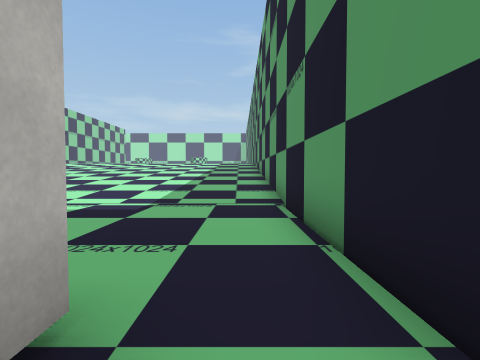
view 1 (above)

24 first-person views from a walk through a 3-D level made in the Unity game engine. The camera is 1.5 m above the floor, tilts 2° down and sees 85° across. The floor is counted in squares, 2 m on a side. Each view is taken from the middle of a square. On the plan, view 1 faces up. The plan holds only what a view shows up to about 9 squares ahead; the rest is blank. The place goes on beyond the plan. The player is left out. Some surface patterns are stand-ins.

view 2
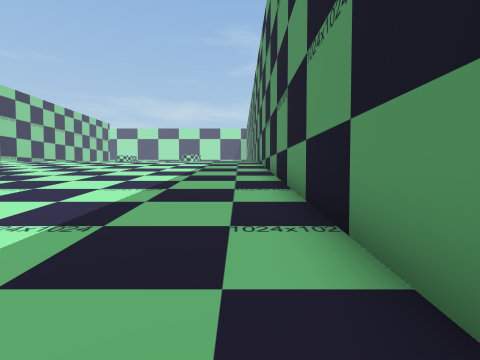

view 3
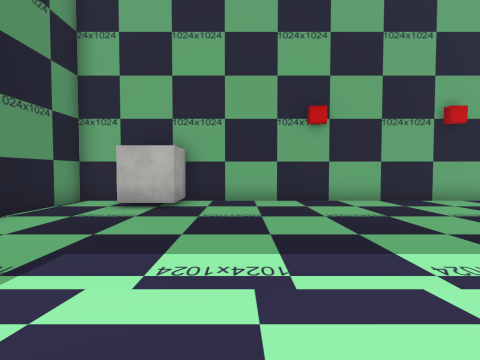

view 4
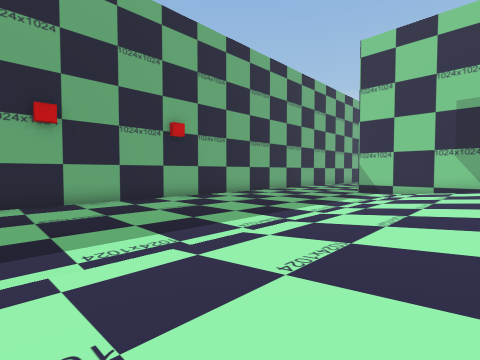

view 5
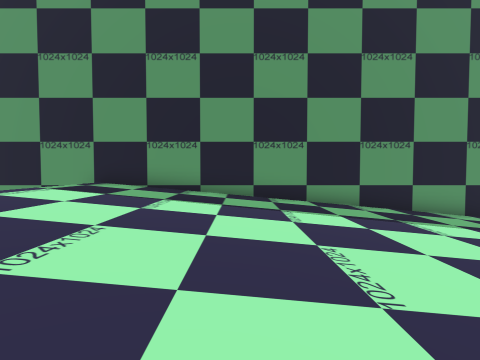

view 6
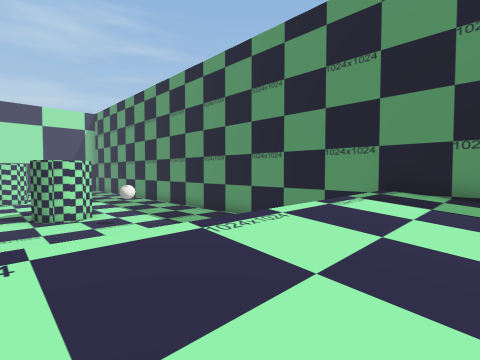

view 7
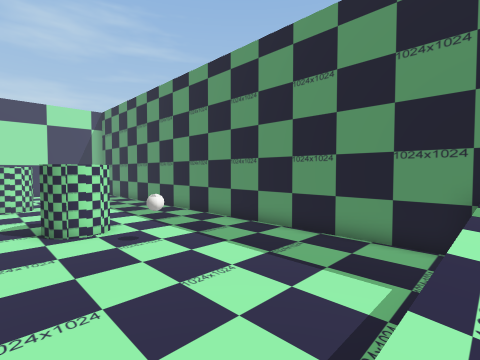

view 8
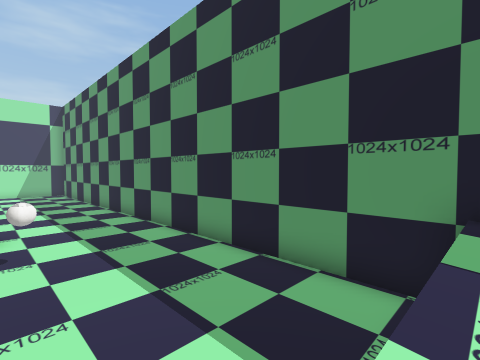

view 9
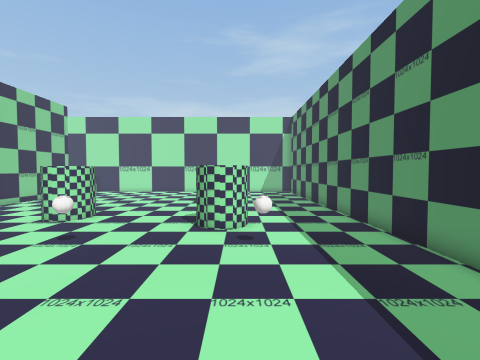

view 10
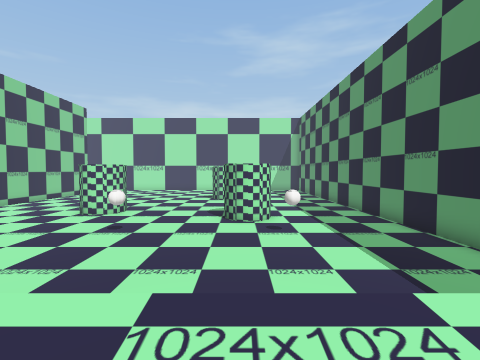

view 11
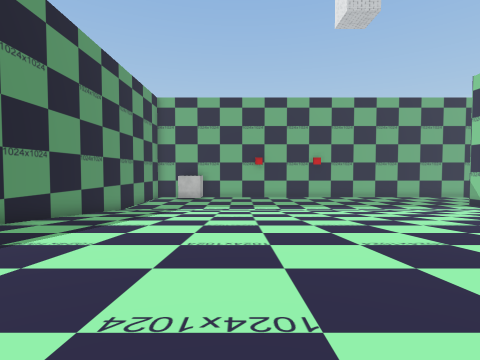

view 12
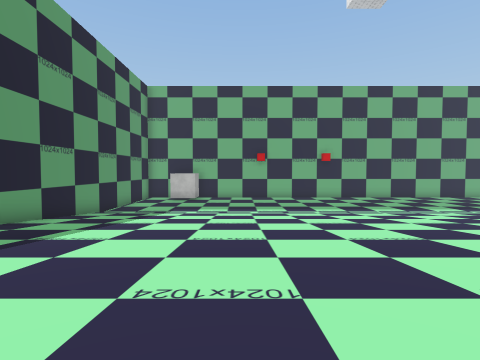

view 13
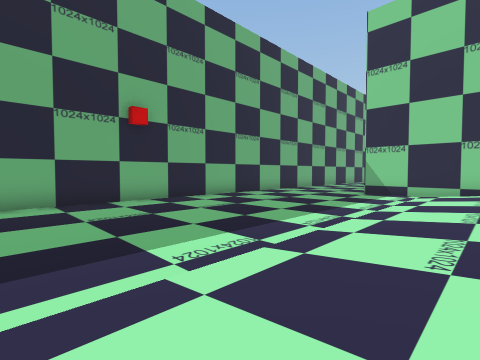

view 14
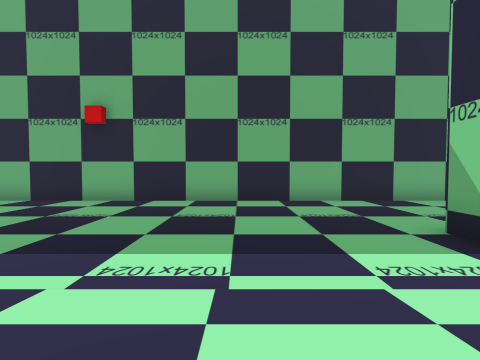

view 15
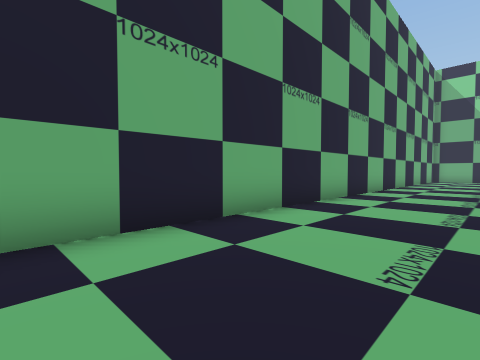

view 16
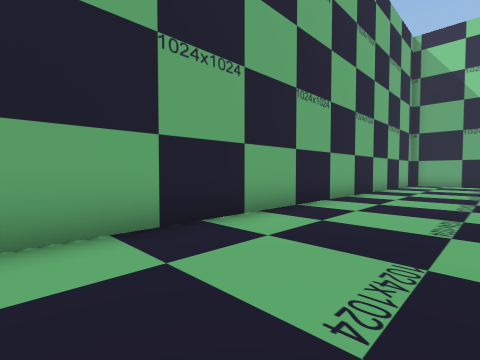

view 17
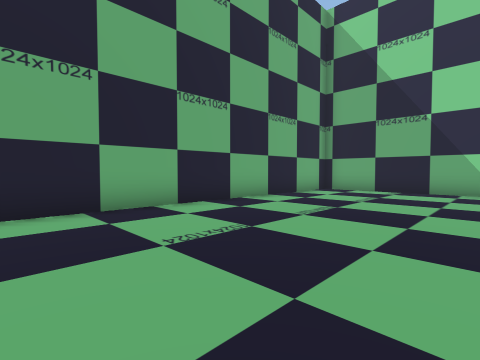

view 18
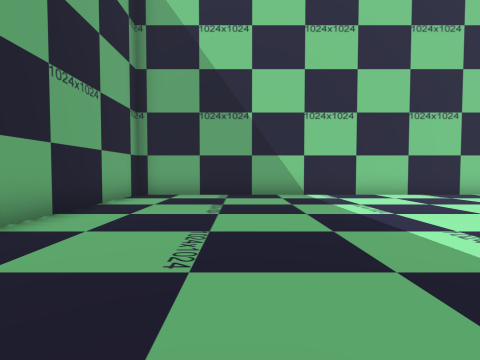

view 19
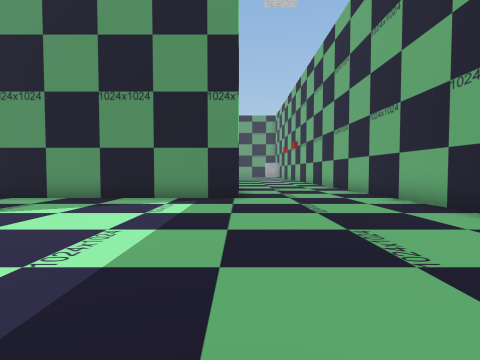

view 20
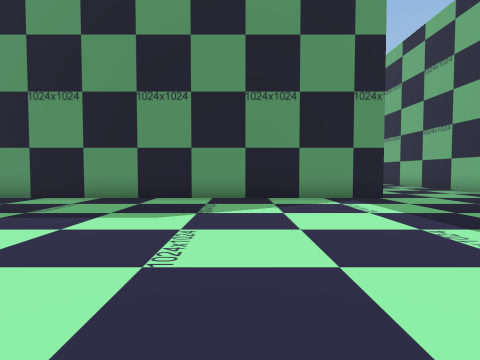

view 21
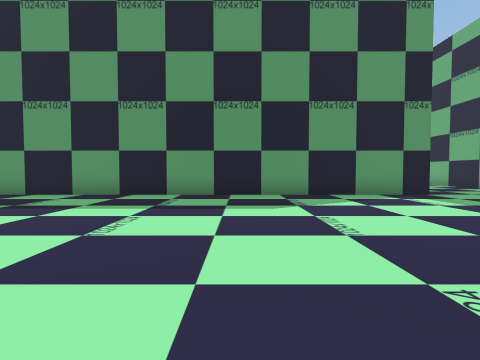

view 22
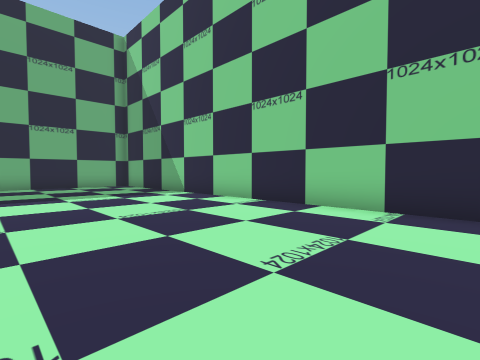

view 23
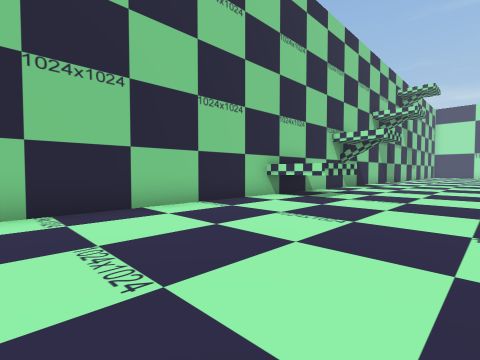

view 24
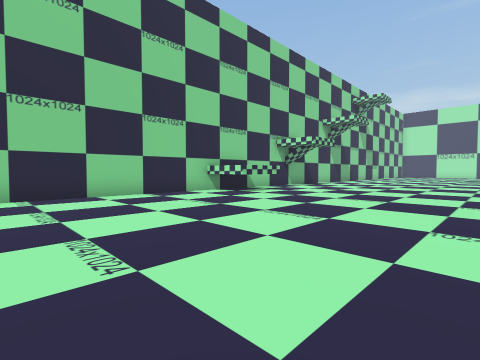

### Floor plan
Key: @ floor where view 1 was taken; # wall or solid block; . main floor; : floor 2.5 m higher than the main floor; / step, stairs or slope; v drop or lower ground.
Columns run from 39 left of view 1 to 1 right of it. Each row starts with its distance up from view 1.
 32                                  v  v
 31                                 vv vvv
 30                                 vv##vvv
 29                            vvvvvvv#vvvvv#
 28                           vvvvvvvvvvvvvv#
 27                            vvvvvvvvvvvvv#
 26                            vvvvvvvvvvvvv#
 25                             vvvvvvvvvvvv#
 24                              vvvvvvvvvvv#
 23                               vvvvvvvvvv#
 22     .. ..                        vvvvvvv#
 21    .......                        vvvvvv#
 20   ........                      ::::::::#
 19  ##.......                      ////////#
 18 ###.......       #              ////////#
 17 #.........     ..#              ////////#
 16 #.........    ...#             /////////#
 15 #.........   ....#            //////////#
 14 #.........  .....#           ///////////#
 13 #......... ......#          ////////////#
 12 #................#          ////////////#
 11 #................#         /////////////#
 10 #...... .........#        //////////////#
  9 #......  ........#       ///////////////#
  8 #......  ........#   #//////////////////#
  7 #......   .......#   #//////////////////#
  6 #......    ......#   #..................#
  5 #................#  ##..................#
  4 #................#  #...................#
  3 #.......................................#
  2 #.......................................#
  1 #....................................##.#
  0 #....................................# @#
 -1 ###################################### ##

Where each view was taken, in squares from view 1:
view 1: 0 up, 0 right, facing up
view 2: 5 up, 0 right, facing up
view 3: 8 up, 4 left, facing down
view 4: 9 up, 5 left, facing down-left
view 5: 16 up, 7 left, facing right
view 6: 18 up, 7 left, facing up-right
view 7: 20 up, 7 left, facing up-right
view 8: 20 up, 4 left, facing up-right
view 9: 20 up, 4 left, facing up
view 10: 19 up, 5 left, facing up
view 11: 19 up, 5 left, facing down
view 12: 17 up, 5 left, facing down
view 13: 8 up, 7 left, facing down-left
view 14: 8 up, 15 left, facing down
view 15: 3 up, 17 left, facing down-left
view 16: 3 up, 23 left, facing down-left
view 17: 5 up, 28 left, facing down-left
view 18: 3 up, 30 left, facing left
view 19: 4 up, 30 left, facing right
view 20: 8 up, 30 left, facing right
view 21: 10 up, 31 left, facing right
view 22: 13 up, 33 left, facing down-left
view 23: 11 up, 33 left, facing up-left
view 24: 11 up, 30 left, facing up-left
